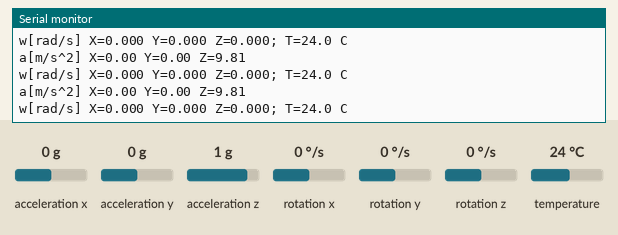
Simulated run of this sketch. Board: ESP32. Shown: the last lines printed to the serial monitor. Inputs (shaded band) come from the test bench; at power-on: acceleration x 0 g, acceleration y 0 g, acceleration z 1 g, rotation x 0 °/s, rotation y 0 °/s, rotation z 0 °/s, temperature 24 °C.

Above: at 2.2 s.
2.3 s: acceleration x set to -1.4 g
At 2.9 s:
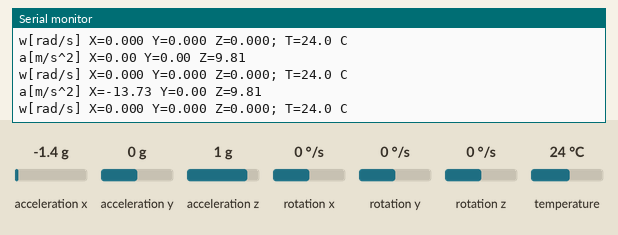
3.8 s: acceleration y set to -1.4 g
At 4.4 s:
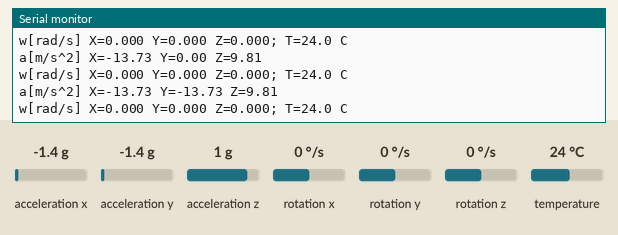
5.3 s: acceleration z set to -1.4 g
At 6.0 s:
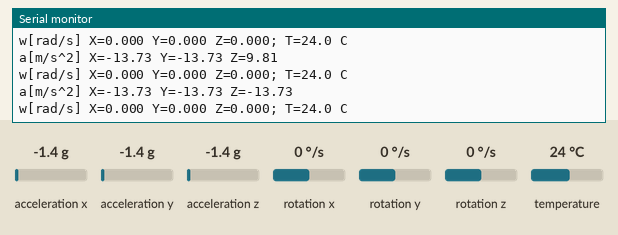
6.8 s: rotation x set to -192 °/s
At 7.5 s:
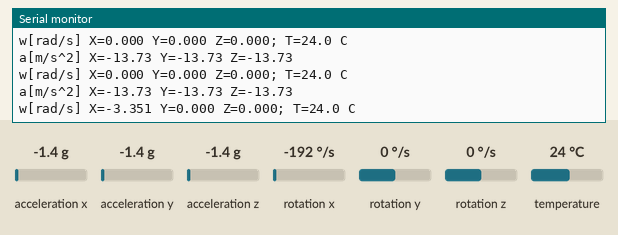
8.3 s: rotation y set to -192 °/s
At 8.9 s:
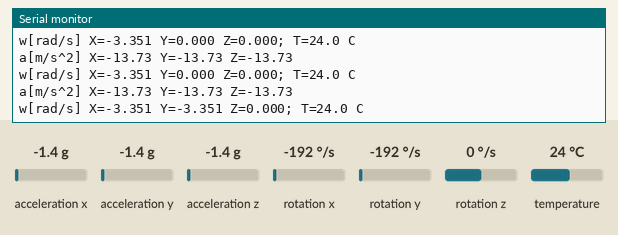

The sketch:

T4_GY87.ino
```cpp
#include <Wire.h>
#include <Adafruit_MPU6050.h>
#include <Adafruit_Sensor.h>
Adafruit_MPU6050 mpu;
constexpr uint32_t INTERVAL_MS = 500;
void setup() {
  Serial.begin(115200); delay(1000);
  Wire.begin(21,22);
  Serial.println("Task 4 - scanare I2C");
  for (uint8_t adr=1; adr<127; adr++) {
    Wire.beginTransmission(adr);
    if (Wire.endTransmission()==0) Serial.printf("I2C: 0x%02X\n",adr);
  }
  // AD0=0: 0x68; AD0=1: 0x69.
  if (!mpu.begin(0x68, &Wire)) {
    Serial.println("MPU6050 absent. Verificati cablarea/adresa 0x69.");
    while (true) delay(100);
  }
  mpu.setAccelerometerRange(MPU6050_RANGE_8_G);
  mpu.setGyroRange(MPU6050_RANGE_500_DEG);
  mpu.setFilterBandwidth(MPU6050_BAND_21_HZ);
}
void loop() {
  sensors_event_t a,g,t;
  mpu.getEvent(&a,&g,&t);
  Serial.printf("a[m/s^2] X=%.2f Y=%.2f Z=%.2f\n",
    a.acceleration.x,a.acceleration.y,a.acceleration.z);
  Serial.printf("w[rad/s] X=%.3f Y=%.3f Z=%.3f; T=%.1f C\n",
    g.gyro.x,g.gyro.y,g.gyro.z,t.temperature);
  delay(INTERVAL_MS);
}
```

Measured:
- after the input at 2.3 s, the serial monitor: prints a new line after 0.22 s (image 1)
- after the input at 3.8 s, the serial monitor: prints a new line after 0.23 s (image 2)
- after the input at 5.3 s, the serial monitor: prints a new line after 0.24 s (image 3)
- after the input at 6.8 s, the serial monitor: prints a new line after 0.25 s (image 4)
- after the input at 8.3 s, the serial monitor: prints a new line after 0.27 s (image 5)
